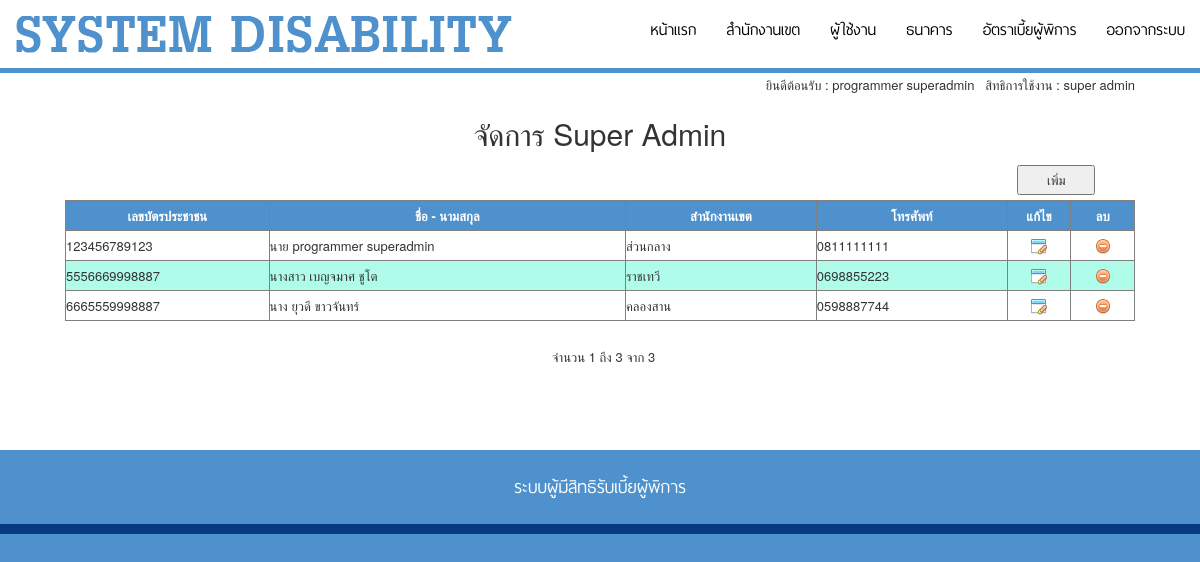
The page /mgr_super.php (signed in) on the database its author committed.
### tables this page shows
CREATE TABLE `logonuser` (
  `user_id` int(11) NOT NULL AUTO_INCREMENT,
  `user_id_card` varchar(255) DEFAULT NULL,
  `staff_id` int(255) DEFAULT NULL,
  `user_title` varchar(255) DEFAULT NULL,
  `user_name` varchar(255) DEFAULT NULL,
  `user_surname` varchar(255) DEFAULT NULL,
  `l_id` int(11) DEFAULT NULL,
  `user_tel` varchar(255) DEFAULT NULL,
  `user_email` varchar(255) DEFAULT NULL,
  `user_pass` varchar(255) DEFAULT NULL,
  `user_status` varchar(2) DEFAULT '1',
  PRIMARY KEY (`user_id`)
);

CREATE TABLE `tb_limit` (
  `l_id` int(11) NOT NULL AUTO_INCREMENT,
  `l_code` varchar(255) DEFAULT NULL,
  `l_name` varchar(255) DEFAULT NULL,
  `l_status` varchar(2) DEFAULT '1',
  PRIMARY KEY (`l_id`)
);

### function/connect.php (called while the page is built, shortened)
<?php
$dbname="disabled_db";
?>

### mgr_super.php (the view, shortened to what this page needs)
<!doctype html>
<html>
<head>
<?php require('inc_header.php'); ?>
</head>
<body style="background-color: #4F91CD">
<div class="container-fluid"  style="background-color: #FFFFFF">
	<?php require('inc_menu.php'); ?>
<table width="100%" border="0" cellspacing="1" cellpadding="1">
  <tbody>
    <tr>
      <td width="50px">&nbsp;</td>
      <td style="text-align: right;">ยินดีต้อนรับ : <?php echo $_SESSION["s_name"]; ?> &nbsp;&nbsp;สิทธิการใช้งาน : <?php echo $_SESSION["s_staff_name"]; ?></td>
      <td width="50px">&nbsp;</td>
    </tr>
    <tr>
      <td>&nbsp;</td>
      <td style="text-align: center;"><h2>จัดการ Super Admin</h2></td>
      <td>&nbsp;</td>
    </tr>
    <tr>
      <td>&nbsp;</td>
      <td style="height: 40px; text-align: right;">
      	<input type="button" name="btnAdd" value="&nbsp;&nbsp;&nbsp;&nbsp;&nbsp; เพิ่ม &nbsp;&nbsp;&nbsp;&nbsp;&nbsp;" onClick="window.location='add_super.php?m=add';" />
      </td>
      <td>&nbsp;</td>
    </tr>
    <tr>
      <td>&nbsp;</td>
      <td>
<?php
include ("function/connect.php");
$maxRows_rsmem = 30;
$pageNum_rsmem = 0;
$startRow_rsmem = $pageNum_rsmem * $maxRows_rsmem;
$query_rsmem = "
	SELECT *
	FROM logonuser a, tb_limit b
	WHERE a.l_id = b.l_id and a.staff_id = '1' and a.user_status = '1'
	ORDER BY a.user_id
";
$query_limit_rsmem = sprintf("%s LIMIT %d, %d", $query_rsmem, $startRow_rsmem, $maxRows_rsmem);
$rsmem=mysql_db_query($dbname,$query_limit_rsmem);
$row_rsmem = mysql_fetch_assoc($rsmem);
if (isset($_GET['totalRows_rsmem'])) {
  $totalRows_rsmem = $_GET['totalRows_rsmem'];
} else {
  $all_rsmem = mysql_query($query_rsmem);
  $totalRows_rsmem = mysql_num_rows($all_rsmem);
}
$totalPages_rsmem = ceil($totalRows_rsmem/$maxRows_rsmem)-1;
?>
    <table width="100%" border="1" cellspacing="0" cellpadding="0">
      <tr style="background-color: #4F91CD;color: #FFFFFF;">
        <th width="16%" height="30"><div align="center">เลขบัตรประชาชน</div></th>
        <th width="28%"><div align="center">ชื่อ - นามสกุล</div></th>
        <th width="15%"><div align="center">สำนักงานเขต</div></th>
        <th width="15%"><div align="center">โทรศัพท์</div></th>
		<th width="5%"><div align="center">แก้ไข</div></th>
        <th width="5%"><div align="center">ลบ</div></th>
    </tr>
<?php
$color01 = 0;
$color02 = "";
if ($totalRows_rsmem > 0) {
 	do {
				$y = $color01 % 2;
				if($y==0){ $color02 = "FFFFFF"; }else{ $color02 = "B0FCEA"; }
?>
<tr style="background-color: #<?php echo $color02; ?>;">
        <td height="30"><?php echo $row_rsmem["user_id_card"]; ?></td>
        <td><?php echo $row_rsmem["user_title"].' '.$row_rsmem["user_name"].' '.$row_rsmem["user_surname"]; ?></td>
        <td><?php echo $row_rsmem["l_name"]; ?></td>
        <td ><?php echo $row_rsmem["user_tel"]; ?></td>
        <td>
        	<div align="center">
        		<a href="#">
        			<img src="images/28.png" width="16" height="16" onClick="window.location='add_super.php?m=edit&id=<?php echo $row_rsmem["user_id"]; ?>';">
        		</a>
        	</div>
        </td>
        <td>
        	<div align="center">
        		<a href="#">
        			<img src="images/12.png" width="16" height="16" onClick="if(confirm('ยืนยันการลบ?')){ window.location='p_add_super.php?m=delete&id=<?php echo $row_rsmem["user_id"]; ?>'; }">
        		</a>
        	</div>
        </td>
</tr>
<?php
	  	$color01++;
  	} while ($row_rsmem = mysql_fetch_assoc($rsmem)); ?>
<?php }  ?>
    </table>
<br />
<p align="center" class="style16">&nbsp;
      จำนวน <?php echo ($startRow_rsmem + 1) ?> ถึง <?php echo min($startRow_rsmem + $maxRows_rsmem, $totalRows_rsmem) ?> จาก <?php echo $totalRows_rsmem ?></p>
<table border="0" width="50%" align="center">
      <tr>
        <td width="23%" height="47" align="center"><?php if ($pageNum_rsmem > 0) {  ?>
          <?php }  ?>        </td>
          <td width="31%" align="center"><?php if ($pageNum_rsmem > 0) {  ?>
            <?php }  ?>        </td>
          <td width="23%" align="center"><?php if ($pageNum_rsmem < $totalPages_rsmem) {  ?>
            <?php }  ?>        </td>
          <td width="23%" align="center"><?php if ($pageNum_rsmem < $totalPages_rsmem) {  ?>
            <?php }  ?>        </td>
        </tr>
</table>
      </td>
      <td>&nbsp;</td>
    </tr>
    <tr>
      <td>&nbsp;</td>
      <td>&nbsp;</td>
      <td>&nbsp;</td>
    </tr>
  </tbody>
</table>
</div>
<?php require('inc_footer.php'); ?>
</body>
</html>

### css/layout.css (style rules this page uses)
* { outline:none; }
body, html { font-family:"Helvetica Neue", Helvetica, Arial; font-size:13px; line-height:24px; }

### rows shown on the page
logonuser: user_id_card "123456789123", user_title "นาย", user_name "programmer", user_surname "superadmin", tb_limit.l_name "ส่วนกลาง", user_tel "0811111111"
logonuser: user_id_card "5556669998887", user_title "นางสาว", user_name "เบญจมาศ", user_surname "ชูโต", tb_limit.l_name "ราชเทวี", user_tel "0698855223"
logonuser: user_id_card "6665559998887", user_title "นาง", user_name "ยุวดี", user_surname "ขาวจันทร์", tb_limit.l_name "คลองสาน", user_tel "0598887744"

### other values the page prints
$_SESSION["s_name"] "programmer superadmin"
$_SESSION["s_staff_name"] "super admin"
$startRow_rsmem + 1 "1"
min($startRow_rsmem + $maxRows_rsmem, $totalRows_rsmem) "3"
$totalRows_rsmem "3"
